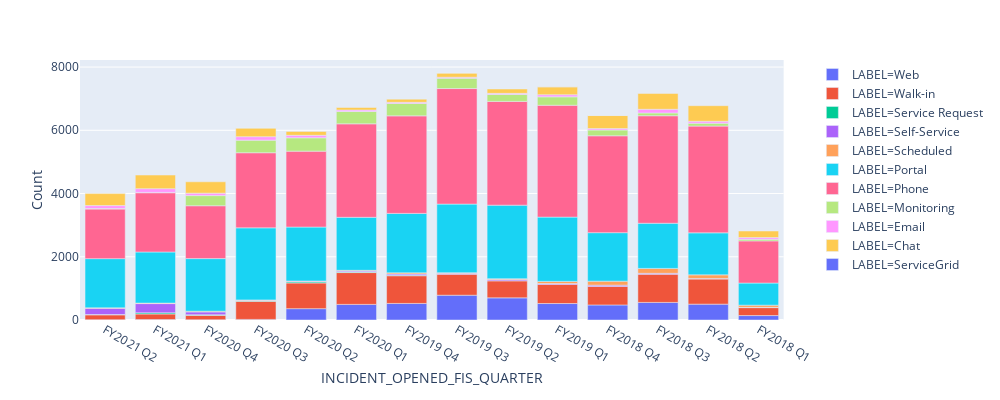

Notebook code cell kept with this figure:
### Code cell
import plotly.express as px

fig = px.bar(dnew, x="INCIDENT_OPENED_FIS_QUARTER", y="Count", color='LABEL'
             #,
              #title='Alerts with Elvis policy distribution',
             , width=1000,height=400
               )  
    
 
#fig.update_xaxes(matches=None, showticklabels=True, visible=True)
fig.show()

### Figure 1 — Plotly figure (JSON) as saved in the notebook; plotly's stock layout.template omitted (floating-point values rounded to 4 significant figures)
{"data": [{"alignmentgroup": "True", "hoverlabel": {"namelength": 0}, "hovertemplate": "LABEL=Web<br>INCIDENT_OPENED_FIS_QUARTER=%{x}<br>Count=%{y}", "legendgroup": "LABEL=Web", "marker": {"color": "#636efa"}, "name": "LABEL=Web", "offsetgroup": "LABEL=Web", "orientation": "v", "showlegend": true, "textposition": "auto", "type": "bar", "x": ["FY2021 Q2", "FY2021 Q1", "FY2020 Q4", "FY2020 Q3", "FY2020 Q2", "FY2020 Q1", "FY2019 Q4", "FY2019 Q3", "FY2019 Q2", "FY2019 Q1", "FY2018 Q4", "FY2018 Q3", "FY2018 Q2", "FY2018 Q1"], "xaxis": "x", "y": [9, 14, 8, 19, 359, 494, 524, 784, 700, 521, 476, 556, 502, 140], "yaxis": "y"}, {"alignmentgroup": "True", "hoverlabel": {"namelength": 0}, "hovertemplate": "LABEL=Walk-in<br>INCIDENT_OPENED_FIS_QUARTER=%{x}<br>Count=%{y}", "legendgroup": "LABEL=Walk-in", "marker": {"color": "#EF553B"}, "name": "LABEL=Walk-in", "offsetgroup": "LABEL=Walk-in", "orientation": "v", "showlegend": true, "textposition": "auto", "type": "bar", "x": ["FY2021 Q2", "FY2021 Q1", "FY2020 Q4", "FY2020 Q3", "FY2020 Q2", "FY2020 Q1", "FY2019 Q4", "FY2019 Q3", "FY2019 Q2", "FY2019 Q1", "FY2018 Q4", "FY2018 Q3", "FY2018 Q2", "FY2018 Q1"], "xaxis": "x", "y": [154, 176, 139, 573, 812, 1006, 876, 662, 538, 605, 586, 891, 793, 252], "yaxis": "y"}, {"alignmentgroup": "True", "hoverlabel": {"namelength": 0}, "hovertemplate": "LABEL=Service Request<br>INCIDENT_OPENED_FIS_QUARTER=%{x}<br>Count=%{y}", "legendgroup": "LABEL=Service Request", "marker": {"color": "#00cc96"}, "name": "LABEL=Service Request", "offsetgroup": "LABEL=Service Request", "orientation": "v", "showlegend": true, "textposition": "auto", "type": "bar", "x": ["FY2021 Q2", "FY2021 Q1", "FY2020 Q4", "FY2020 Q3", "FY2020 Q2", "FY2020 Q1", "FY2019 Q4"], "xaxis": "x", "y": [11, 38, 19, 15, 34, 20, 19], "yaxis": "y"}, {"alignmentgroup": "True", "hoverlabel": {"namelength": 0}, "hovertemplate": "LABEL=Self-Service<br>INCIDENT_OPENED_FIS_QUARTER=%{x}<br>Count=%{y}", "legendgroup": "LABEL=Self-Service", "marker": {"color": "#ab63fa"}, "name": "LABEL=Self-Service", "offsetgroup": "LABEL=Self-Service", "orientation": "v", "showlegend": true, "textposition": "auto", "type": "bar", "x": ["FY2021 Q2", "FY2021 Q1", "FY2020 Q4", "FY2020 Q3", "FY2020 Q2", "FY2020 Q1", "FY2019 Q4", "FY2019 Q3", "FY2019 Q2", "FY2019 Q1", "FY2018 Q4", "FY2018 Q3", "FY2018 Q2", "FY2018 Q1"], "xaxis": "x", "y": [198, 291, 90, 16, 24, 27, 35, 32, 39, 28, 41, 30, 19, 8], "yaxis": "y"}, {"alignmentgroup": "True", "hoverlabel": {"namelength": 0}, "hovertemplate": "LABEL=Scheduled<br>INCIDENT_OPENED_FIS_QUARTER=%{x}<br>Count=%{y}", "legendgroup": "LABEL=Scheduled", "marker": {"color": "#FFA15A"}, "name": "LABEL=Scheduled", "offsetgroup": "LABEL=Scheduled", "orientation": "v", "showlegend": true, "textposition": "auto", "type": "bar", "x": ["FY2021 Q2", "FY2021 Q1", "FY2020 Q4", "FY2020 Q3", "FY2020 Q2", "FY2020 Q1", "FY2019 Q4", "FY2019 Q3", "FY2019 Q2", "FY2019 Q1", "FY2018 Q4", "FY2018 Q3", "FY2018 Q2", "FY2018 Q1"], "xaxis": "x", "y": [14, 16, 22, 13, 5, 25, 38, 17, 30, 67, 125, 155, 114, 69], "yaxis": "y"}, {"alignmentgroup": "True", "hoverlabel": {"namelength": 0}, "hovertemplate": "LABEL=Portal<br>INCIDENT_OPENED_FIS_QUARTER=%{x}<br>Count=%{y}", "legendgroup": "LABEL=Portal", "marker": {"color": "#19d3f3"}, "name": "LABEL=Portal", "offsetgroup": "LABEL=Portal", "orientation": "v", "showlegend": true, "textposition": "auto", "type": "bar", "x": ["FY2021 Q2", "FY2021 Q1", "FY2020 Q4", "FY2020 Q3", "FY2020 Q2", "FY2020 Q1", "FY2019 Q4", "FY2019 Q3", "FY2019 Q2", "FY2019 Q1", "FY2018 Q4", "FY2018 Q3", "FY2018 Q2", "FY2018 Q1"], "xaxis": "x", "y": [1555, 1616, 1664, 2279, 1706, 1676, 1880, 2171, 2325, 2033, 1534, 1428, 1329, 700], "yaxis": "y"}, {"alignmentgroup": "True", "hoverlabel": {"namelength": 0}, "hovertemplate": "LABEL=Phone<br>INCIDENT_OPENED_FIS_QUARTER=%{x}<br>Count=%{y}", "legendgroup": "LABEL=Phone", "marker": {"color": "#FF6692"}, "name": "LABEL=Phone", "offsetgroup": "LABEL=Phone", "orientation": "v", "showlegend": true, "textposition": "auto", "type": "bar", "x": ["FY2021 Q2", "FY2021 Q1", "FY2020 Q4", "FY2020 Q3", "FY2020 Q2", "FY2020 Q1", "FY2019 Q4", "FY2019 Q3", "FY2019 Q2", "FY2019 Q1", "FY2018 Q4", "FY2018 Q3", "FY2018 Q2", "FY2018 Q1"], "xaxis": "x", "y": [1569, 1874, 1671, 2375, 2401, 2956, 3084, 3654, 3282, 3538, 3064, 3400, 3376, 1333], "yaxis": "y"}, {"alignmentgroup": "True", "hoverlabel": {"namelength": 0}, "hovertemplate": "LABEL=Monitoring<br>INCIDENT_OPENED_FIS_QUARTER=%{x}<br>Count=%{y}", "legendgroup": "LABEL=Monitoring", "marker": {"color": "#B6E880"}, "name": "LABEL=Monitoring", "offsetgroup": "LABEL=Monitoring", "orientation": "v", "showlegend": true, "textposition": "auto", "type": "bar", "x": ["FY2021 Q2", "FY2021 Q1", "FY2020 Q4", "FY2020 Q3", "FY2020 Q2", "FY2020 Q1", "FY2019 Q4", "FY2019 Q3", "FY2019 Q2", "FY2019 Q1", "FY2018 Q4", "FY2018 Q3", "FY2018 Q2", "FY2018 Q1"], "xaxis": "x", "y": [15, 10, 321, 399, 421, 392, 395, 329, 220, 266, 183, 88, 92, 51], "yaxis": "y"}, {"alignmentgroup": "True", "hoverlabel": {"namelength": 0}, "hovertemplate": "LABEL=Email<br>INCIDENT_OPENED_FIS_QUARTER=%{x}<br>Count=%{y}", "legendgroup": "LABEL=Email", "marker": {"color": "#FF97FF"}, "name": "LABEL=Email", "offsetgroup": "LABEL=Email", "orientation": "v", "showlegend": true, "textposition": "auto", "type": "bar", "x": ["FY2021 Q2", "FY2021 Q1", "FY2020 Q4", "FY2020 Q3", "FY2020 Q2", "FY2020 Q1", "FY2019 Q4", "FY2019 Q3", "FY2019 Q2", "FY2019 Q1", "FY2018 Q4", "FY2018 Q3", "FY2018 Q2", "FY2018 Q1"], "xaxis": "x", "y": [95, 119, 78, 109, 79, 45, 34, 30, 34, 68, 44, 117, 61, 54], "yaxis": "y"}, {"alignmentgroup": "True", "hoverlabel": {"namelength": 0}, "hovertemplate": "LABEL=Chat<br>INCIDENT_OPENED_FIS_QUARTER=%{x}<br>Count=%{y}", "legendgroup": "LABEL=Chat", "marker": {"color": "#FECB52"}, "name": "LABEL=Chat", "offsetgroup": "LABEL=Chat", "orientation": "v", "showlegend": true, "textposition": "auto", "type": "bar", "x": ["FY2021 Q2", "FY2021 Q1", "FY2020 Q4", "FY2020 Q3", "FY2020 Q2", "FY2020 Q1", "FY2019 Q4", "FY2019 Q3", "FY2019 Q2", "FY2019 Q1", "FY2018 Q4", "FY2018 Q3", "FY2018 Q2", "FY2018 Q1"], "xaxis": "x", "y": [378, 430, 359, 274, 123, 80, 100, 132, 138, 250, 414, 500, 492, 208], "yaxis": "y"}, {"alignmentgroup": "True", "hoverlabel": {"namelength": 0}, "hovertemplate": "LABEL=ServiceGrid<br>INCIDENT_OPENED_FIS_QUARTER=%{x}<br>Count=%{y}", "legendgroup": "LABEL=ServiceGrid", "marker": {"color": "#636efa"}, "name": "LABEL=ServiceGrid", "offsetgroup": "LABEL=ServiceGrid", "orientation": "v", "showlegend": true, "textposition": "auto", "type": "bar", "x": ["FY2020 Q3", "FY2019 Q3", "FY2019 Q1", "FY2018 Q4"], "xaxis": "x", "y": [3, 1, 1, 1], "yaxis": "y"}], "layout": {"barmode": "relative", "height": 400, "legend": {"tracegroupgap": 0}, "margin": {"t": 60}, "width": 1000, "xaxis": {"anchor": "y", "domain": [0, 0.98], "title": {"text": "INCIDENT_OPENED_FIS_QUARTER"}}, "yaxis": {"anchor": "x", "domain": [0, 1], "title": {"text": "Count"}}}}
